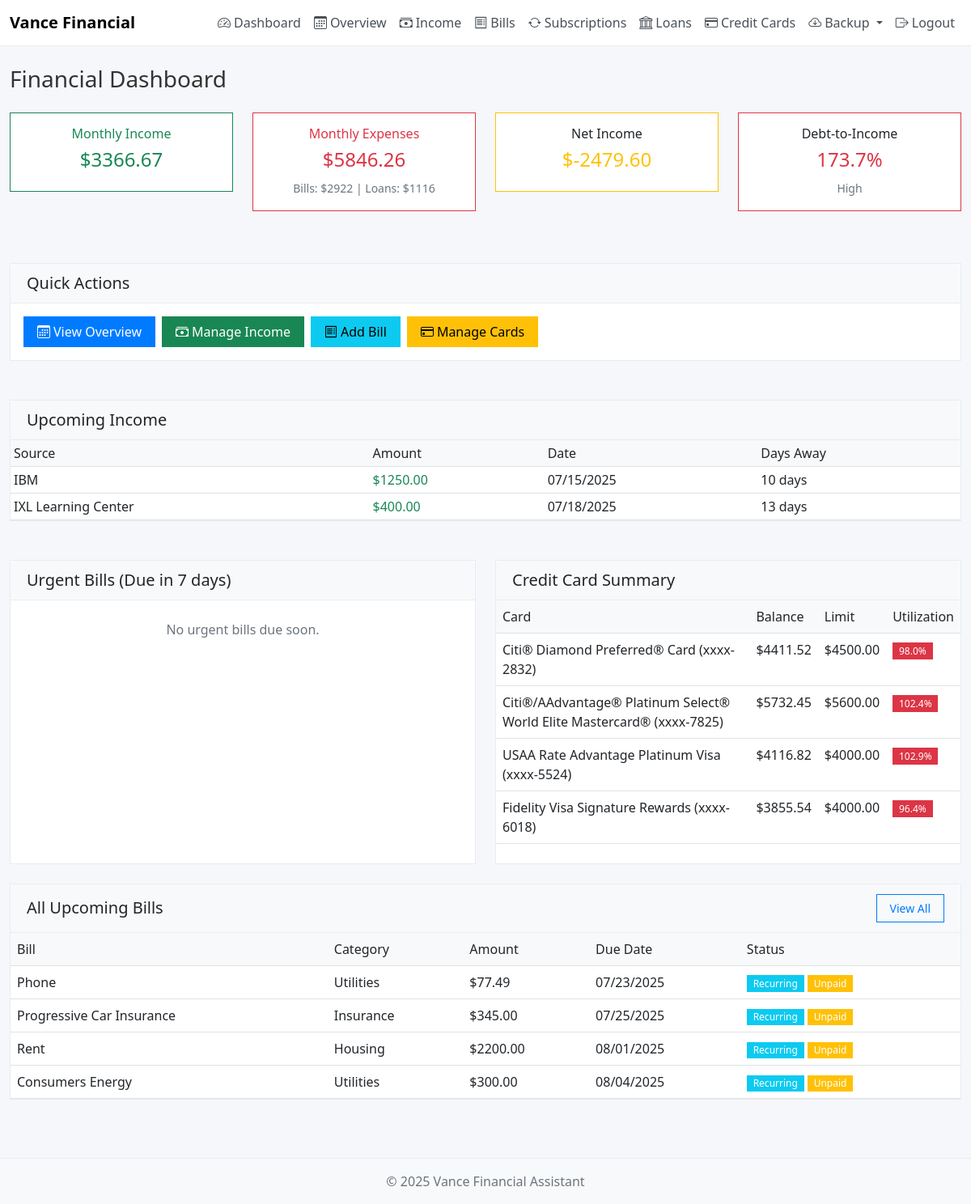
Page /dashboard (signed in) on the committed database.
### Vance_Financial_Assistant.py (models this page shows)
class IncomeSource(db.Model):
    id = db.Column(db.Integer, primary_key=True)
    name = db.Column(db.String(100), nullable=False)  # e.g., "Your Salary", "Wife's Salary"
    amount = db.Column(db.Float, nullable=False)  # Per payment amount
    frequency = db.Column(db.String(20), nullable=False)  # 'bimonthly', 'biweekly'
    payment_day_1 = db.Column(db.Integer)  # e.g., 15
    payment_day_2 = db.Column(db.Integer)  # e.g., 30 (or last day of month)
    next_payment_date = db.Column(db.Date)
    is_active = db.Column(db.Boolean, default=True)
    user_id = db.Column(db.Integer, db.ForeignKey('user.id'), nullable=False)

class CreditCard(db.Model):
    id = db.Column(db.Integer, primary_key=True)
    name = db.Column(db.String(100), nullable=False)
    last_four = db.Column(db.String(4), nullable=False)
    limit = db.Column(db.Float)
    current_balance = db.Column(db.Float, default=0)
    payment_due_date = db.Column(db.Date, nullable=False)
    minimum_payment = db.Column(db.Float)
    interest_rate = db.Column(db.Float)
    is_paid = db.Column(db.Boolean, default=False)
    auto_pay_minimum = db.Column(db.Boolean, default=False)
    auto_payment_amount = db.Column(db.Float)
    user_id = db.Column(db.Integer, db.ForeignKey('user.id'), nullable=False)

class Bill(db.Model):
    id = db.Column(db.Integer, primary_key=True)
    name = db.Column(db.String(100), nullable=False)
    amount = db.Column(db.Float, nullable=False)
    due_date = db.Column(db.Date, nullable=False)
    category = db.Column(db.String(50))
    is_paid = db.Column(db.Boolean, default=False)
    recurring = db.Column(db.Boolean, default=False)
    user_id = db.Column(db.Integer, db.ForeignKey('user.id'), nullable=False)

### Vance_Financial_Assistant.py (the view)
@app.route('/dashboard')
def dashboard():
    if 'user_id' not in session:
        return redirect(url_for('login'))
    user = User.query.get(session['user_id'])
    if not user:
        session.pop('user_id', None)
        flash('User not found. Please log in again.', 'danger')
        return redirect(url_for('login'))
    upcoming_bills = Bill.query.filter_by(user_id=user.id, is_paid=False).order_by(Bill.due_date).all()
    credit_cards = CreditCard.query.filter_by(user_id=user.id).all()
    today = datetime.now().date()
    upcoming_week = today + timedelta(days=7)
    urgent_bills = [bill for bill in upcoming_bills if bill.due_date <= upcoming_week]
    monthly_income = calculate_monthly_income(user.id)
    monthly_expenses = calculate_monthly_expenses(user_id=user.id)
    debt_to_income_ratio = 0
    if monthly_income > 0:
        debt_to_income_ratio = (monthly_expenses['total'] / monthly_income) * 100
    income_sources = IncomeSource.query.filter_by(user_id=user.id, is_active=True).all()
    next_income_dates = []
    for source in income_sources:
        future_dates = get_future_income_dates(source, today, today + timedelta(days=30))
        if future_dates:
            next_date = future_dates[0]
            days_away = (next_date - today).days
            next_income_dates.append({
                'source': source.name,
                'amount': source.amount,
                'date': next_date,
                'days_away': days_away
            })
    next_income_dates.sort(key=lambda x: x['date'])
    return render_template(
        'dashboard.html',
        user=user,
        bills=upcoming_bills,
        credit_cards=credit_cards,
        urgent_bills=urgent_bills,
        monthly_income=monthly_income,
        monthly_expenses=monthly_expenses,
        debt_to_income_ratio=debt_to_income_ratio,
        next_income_dates=next_income_dates[:5],  # Show next 5 payments
        today=today  # Keep this for any other template usage
    )

### templates/dashboard.html
{% extends "base.html" %}
{% block content %}
<h1 class="h3 mb-4">Financial Dashboard</h1>
<div class="row mb-4">
    <div class="col-md-3 mb-3">
        <div class="card border-success">
            <div class="card-body text-center">
                <h6 class="card-title text-success">Monthly Income</h6>
                <h4 class="text-success">${{ "%.2f"|format(monthly_income) }}</h4>
            </div>
        </div>
    </div>
    <div class="col-md-3 mb-3">
        <div class="card border-danger">
            <div class="card-body text-center">
                <h6 class="card-title text-danger">Monthly Expenses</h6>
                <h4 class="text-danger">${{ "%.2f"|format(monthly_expenses.total) }}</h4>
                <small class="text-muted">
                    Bills: ${{ "%.0f"|format(monthly_expenses.bills) }} |
                    Loans: ${{ "%.0f"|format(monthly_expenses.loans) }}
                </small>
            </div>
        </div>
    </div>
    <div class="col-md-3 mb-3">
        <div class="card border-{% if monthly_income - monthly_expenses.total > 0 %}success{% else %}warning{% endif %}">
            <div class="card-body text-center">
                <h6 class="card-title">Net Income</h6>
                <h4 class="{% if monthly_income - monthly_expenses.total > 0 %}text-success{% else %}text-warning{% endif %}">
                    ${{ "%.2f"|format(monthly_income - monthly_expenses.total) }}
                </h4>
            </div>
        </div>
    </div>
    <div class="col-md-3 mb-3">
        <div class="card border-{% if debt_to_income_ratio < 36 %}success{% elif debt_to_income_ratio < 50 %}warning{% else %}danger{% endif %}">
            <div class="card-body text-center">
                <h6 class="card-title">Debt-to-Income</h6>
                <h4 class="{% if debt_to_income_ratio < 36 %}text-success{% elif debt_to_income_ratio < 50 %}text-warning{% else %}text-danger{% endif %}">
                    {{ "%.1f"|format(debt_to_income_ratio) }}%
                </h4>
                <small class="text-muted">
                    {% if debt_to_income_ratio < 36 %}Excellent{% elif debt_to_income_ratio < 50 %}Good{% else %}High{% endif %}
                </small>
            </div>
        </div>
    </div>
</div>
<div class="row mb-4">
    <div class="col-12">
        <div class="card">
            <div class="card-header">
                <h5 class="mb-0">Quick Actions</h5>
            </div>
            <div class="card-body">
                <div class="d-flex flex-wrap gap-2">
                    <a href="{{ url_for('overview') }}" class="btn btn-primary">
                        <i class="bi bi-calendar3 me-1"></i>View Overview
                    </a>
                    <a href="{{ url_for('income') }}" class="btn btn-success">
                        <i class="bi bi-cash-stack me-1"></i>Manage Income
                    </a>
                    <a href="{{ url_for('bills') }}" class="btn btn-info">
                        <i class="bi bi-receipt me-1"></i>Add Bill
                    </a>
                    <a href="{{ url_for('credit_cards') }}" class="btn btn-warning">
                        <i class="bi bi-credit-card me-1"></i>Manage Cards
                    </a>
                </div>
            </div>
        </div>
    </div>
</div>
{% if next_income_dates %}
<div class="row mb-4">
    <div class="col-12">
        <div class="card">
            <div class="card-header">
                <h5 class="mb-0">Upcoming Income</h5>
            </div>
            <div class="card-body p-0">
                <div class="table-responsive">
                    <table class="table table-sm mb-0">
                        <thead>
                            <tr>
                                <th>Source</th>
                                <th>Amount</th>
                                <th>Date</th>
                                <th>Days Away</th>
                            </tr>
                        </thead>
                        <tbody>
                            {% for income in next_income_dates %}
                            <tr>
                                <td>{{ income.source }}</td>
                                <td class="text-success">${{ "%.2f"|format(income.amount) }}</td>
                                <td>{{ income.date.strftime('%m/%d/%Y') }}</td>
                                <td>
                                    {% if income.days_away is defined %}
                                    {% set days_away = income.days_away %}
                                    {% else %}
                                    {% set days_away = 0 %}
                                    {% endif %}
                                    {% if days_away == 0 %}
                                    <span class="badge bg-success">Today</span>
                                    {% elif days_away == 1 %}
                                    <span class="badge bg-info">Tomorrow</span>
                                    {% elif days_away < 0 %}
                                    <span class="badge bg-warning">{{ (days_away * -1) }} days ago</span>
                                    {% else %}
                                    {{ days_away }} days
                                    {% endif %}
                                </td>
                            </tr>
                            {% endfor %}
                        </tbody>
                    </table>
                </div>
            </div>
        </div>
    </div>
</div>
{% endif %}
<div class="row">
    <div class="col-md-6 mb-4">
        <div class="card h-100">
            <div class="card-header d-flex justify-content-between align-items-center">
                <h5 class="mb-0">Urgent Bills (Due in 7 days)</h5>
            </div>
            <div class="card-body p-0">
                {% if urgent_bills %}
                <div class="table-responsive">
                    <table class="table table-hover mb-0">
                        <thead>
                            <tr>
                                <th>Bill</th>
                                <th>Amount</th>
                                <th>Due Date</th>
                                <th>Action</th>
                            </tr>
                        </thead>
                        <tbody>
                            {% for bill in urgent_bills %}
                            <tr>
                                <td>{{ bill.name }}</td>
                                <td>${{ "%.2f"|format(bill.amount) }}</td>
                                <td>{{ bill.due_date.strftime('%m/%d/%Y') }}</td>
                                <td>
                                    <a href="{{ url_for('mark_paid', bill_type='bill', item_id=bill.id) }}"
                                       class="btn btn-sm btn-success">
                                        <i class="bi bi-check-circle me-1"></i>Mark Paid
                                    </a>
                                </td>
                            </tr>
                            {% endfor %}
                        </tbody>
                    </table>
                </div>
                {% else %}
                <div class="text-center py-4 text-muted">
                    <p class="mb-0">No urgent bills due soon.</p>
                </div>
                {% endif %}
            </div>
        </div>
    </div>
    <div class="col-md-6 mb-4">
        <div class="card h-100">
            <div class="card-header d-flex justify-content-between align-items-center">
                <h5 class="mb-0">Credit Card Summary</h5>
            </div>
            <div class="card-body p-0">
                {% if credit_cards %}
                <div class="table-responsive">
                    <table class="table table-hover mb-0">
                        <thead>
                            <tr>
                                <th>Card</th>
                                <th>Balance</th>
                                <th>Limit</th>
                                <th>Utilization</th>
                            </tr>
                        </thead>
                        <tbody>
                            {% for card in credit_cards[:4] %}
                            <tr>
                                <td>{{ card.name }} (xxxx-{{ card.last_four }})</td>
                                <td>${{ "%.2f"|format(card.current_balance) }}</td>
                                <td>{% if card.limit %}${{ "%.2f"|format(card.limit) }}{% else %}&mdash;{% endif %}</td>
                                <td>
                                    {% if card.limit and card.limit > 0 %}
                                    {% set utilization = (card.current_balance / card.limit * 100) %}
                                    {% if utilization <= 10 %}
                                    <span class="badge bg-success">{{ "%.1f"|format(utilization) }}%</span>
                                    {% elif utilization <= 30 %}
                                    <span class="badge bg-info">{{ "%.1f"|format(utilization) }}%</span>
                                    {% elif utilization <= 50 %}
                                    <span class="badge bg-warning">{{ "%.1f"|format(utilization) }}%</span>
                                    {% else %}
                                    <span class="badge bg-danger">{{ "%.1f"|format(utilization) }}%</span>
                                    {% endif %}
                                    {% else %}
                                    &mdash;
                                    {% endif %}
                                </td>
                            </tr>
                            {% endfor %}
                        </tbody>
                    </table>
                </div>
                {% else %}
                <div class="text-center py-4 text-muted">
                    <p class="mb-0">No credit cards added yet.</p>
                    <a href="{{ url_for('credit_cards') }}" class="btn btn-outline-primary mt-2">Add Credit Card</a>
                </div>
                {% endif %}
            </div>
        </div>
    </div>
</div>
<div class="row">
    <div class="col-md-12 mb-4">
        <div class="card">
            <div class="card-header d-flex justify-content-between align-items-center">
                <h5 class="mb-0">All Upcoming Bills</h5>
                <a href="{{ url_for('bills') }}" class="btn btn-outline-primary btn-sm">View All</a>
            </div>
            <div class="card-body p-0">
                {% if bills %}
                <div class="table-responsive">
                    <table class="table table-hover mb-0">
                        <thead>
                            <tr>
                                <th>Bill</th>
                                <th>Category</th>
                                <th>Amount</th>
                                <th>Due Date</th>
                                <th>Status</th>
                            </tr>
                        </thead>
                        <tbody>
                            {% for bill in bills[:10] %}
                            <tr>
                                <td>{{ bill.name }}</td>
                                <td>{{ bill.category or 'Uncategorized' }}</td>
                                <td>${{ "%.2f"|format(bill.amount) }}</td>
                                <td>{{ bill.due_date.strftime('%m/%d/%Y') }}</td>
                                <td>
                                    {% if bill.recurring %}
                                    <span class="badge bg-info">Recurring</span>
                                    {% endif %}
                                    {% if not bill.is_paid %}
                                    <span class="badge bg-warning">Unpaid</span>
                                    {% else %}
                                    <span class="badge bg-success">Paid</span>
                                    {% endif %}
                                </td>
                            </tr>
                            {% endfor %}
                        </tbody>
                    </table>
                </div>
                {% else %}
                <div class="text-center py-4 text-muted">
                    <p class="mb-0">No upcoming bills.</p>
                    <a href="{{ url_for('bills') }}" class="btn btn-outline-primary mt-2">Add Bill</a>
                </div>
                {% endif %}
            </div>
        </div>
    </div>
</div>
{% endblock %}

### rows in the picture
IncomeSource: source "IBM", amount "1250.00", date "07/15/2025", days_away "10"
IncomeSource: source "IXL Learning Center", amount "400.00", date "07/18/2025", days_away "13"
CreditCard: name "Citi® Diamond Preferred® Card", last_four "2832", current_balance "4411.52", limit "4500.00", utilization "98.0"
CreditCard: name "Citi®/AAdvantage® Platinum Select® World Elite Mastercard®", last_four "7825", current_balance "5732.45", limit "5600.00", utilization "102.4"
CreditCard: name "USAA Rate Advantage Platinum Visa", last_four "5524", current_balance "4116.82", limit "4000.00", utilization "102.9"
CreditCard: name "Fidelity Visa Signature Rewards", last_four "6018", current_balance "3855.54", limit "4000.00", utilization "96.4"
Bill: name "Phone", category "Utilities", amount "77.49", due_date "07/23/2025", recurring "Recurring", is_paid "Unpaid"
Bill: name "Progressive Car Insurance", category "Insurance", amount "345.00", due_date "07/25/2025", recurring "Recurring", is_paid "Unpaid"
Bill: name "Rent", category "Housing", amount "2200.00", due_date "08/01/2025", recurring "Recurring", is_paid "Unpaid"
Bill: name "Consumers Energy", category "Utilities", amount "300.00", due_date "08/04/2025", recurring "Recurring", is_paid "Unpaid"

### other values in the picture
{{ "%.2f"|format(monthly_income) }} "3366.67"
{{ "%.2f"|format(monthly_expenses.total) }} "5846.26"
{{ "%.0f"|format(monthly_expenses.bills) }} "2922"
{{ "%.0f"|format(monthly_expenses.loans) }} "1116"
{{ "%.2f"|format(monthly_income - monthly_expenses.total) }} "-2479.60"
{{ "%.1f"|format(debt_to_income_ratio) }} "173.7"
